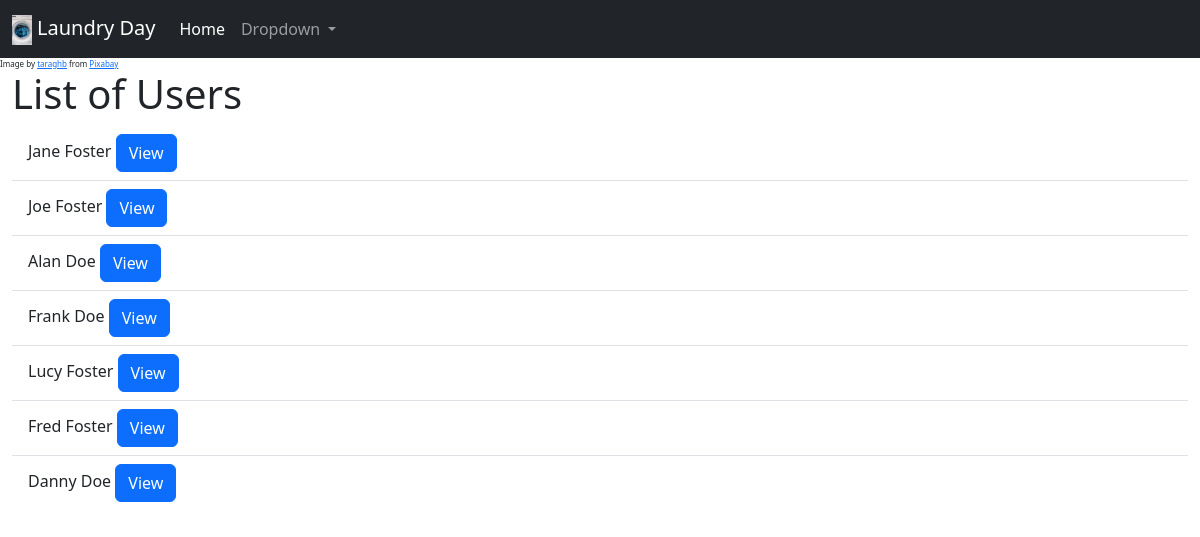
/users/, run on the app's committed database.
### laundry_day/models.py (models this page shows, shortened)
class User(models.Model):
    name = models.CharField(max_length=100)
    class Meta:
        db_table = 'custom_user'
    parent = models.ForeignKey('self',
                               null=True,
                               blank=True,
                               related_name='children',
                               on_delete=models.SET_NULL)

### laundry_day/views.py (the view)
# urls.py: path('users/', views.UserListView.as_view(), name='users_list'),
class UserListView(generic.ListView):
    model = User
    template_name = 'laundry_day/list_of_users.html'
    context_object_name = 'users'

### laundry_day/templates/laundry_day/list_of_users.html
{% extends 'laundry_day/base_template.html' %}
{% block content %}
<div class = "container-fluid">
  <h1>List of Users</h1>
    <ul class= "list-group list-group-flush">
      {% for user in users %}
        <li class="list-group-item">
            {{ user.name }}
          <a class = "btn btn-primary"href="{% url 'user_detail' user.id %}">View</a>
        </li>
      {% endfor %}
    </ul>
</div>
{% endblock %}

### data on the page
User: name "Jane Foster"
User: name "Joe Foster"
User: name "Alan Doe"
User: name "Frank Doe"
User: name "Lucy Foster"
User: name "Fred Foster"
User: name "Danny Doe"
